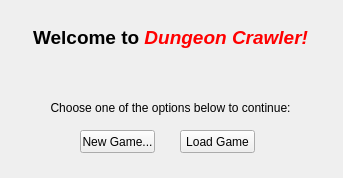
<?xml version="1.0" encoding="UTF-8"?>
<ui version="4.0">
 <class>MainWindow</class>
 <widget class="QMainWindow" name="MainWindow">
  <property name="windowModality">
   <enum>Qt::NonModal</enum>
  </property>
  <property name="geometry">
   <rect>
    <x>0</x>
    <y>0</y>
    <width>343</width>
    <height>178</height>
   </rect>
  </property>
  <property name="windowTitle">
   <string>MainWindow</string>
  </property>
  <widget class="QWidget" name="centralwidget">
   <widget class="QLabel" name="welcomeText">
    <property name="geometry">
     <rect>
      <x>10</x>
      <y>10</y>
      <width>321</width>
      <height>121</height>
     </rect>
    </property>
    <property name="text">
     <string>&lt;html&gt;&lt;head/&gt;&lt;body&gt;&lt;p align=&quot;center&quot;&gt;&lt;span style=&quot; font-size:14pt; font-weight:600;&quot;&gt;Welcome to &lt;/span&gt;&lt;span style=&quot; font-size:14pt; font-weight:600; font-style:italic; color:#ff0000;&quot;&gt;Dungeon Crawler!&lt;/span&gt;&lt;/p&gt;&lt;p align=&quot;center&quot;&gt;&lt;br/&gt;&lt;/p&gt;&lt;p align=&quot;center&quot;&gt;Choose one of the options below to continue:&lt;/p&gt;&lt;/body&gt;&lt;/html&gt;</string>
    </property>
   </widget>
   <widget class="QPushButton" name="newButton">
    <property name="geometry">
     <rect>
      <x>80</x>
      <y>130</y>
      <width>75</width>
      <height>23</height>
     </rect>
    </property>
    <property name="text">
     <string>New Game...</string>
    </property>
   </widget>
   <widget class="QPushButton" name="loadButton">
    <property name="geometry">
     <rect>
      <x>180</x>
      <y>130</y>
      <width>75</width>
      <height>23</height>
     </rect>
    </property>
    <property name="text">
     <string>Load Game</string>
    </property>
   </widget>
  </widget>
 </widget>
 <resources/>
 <connections/>
</ui>
